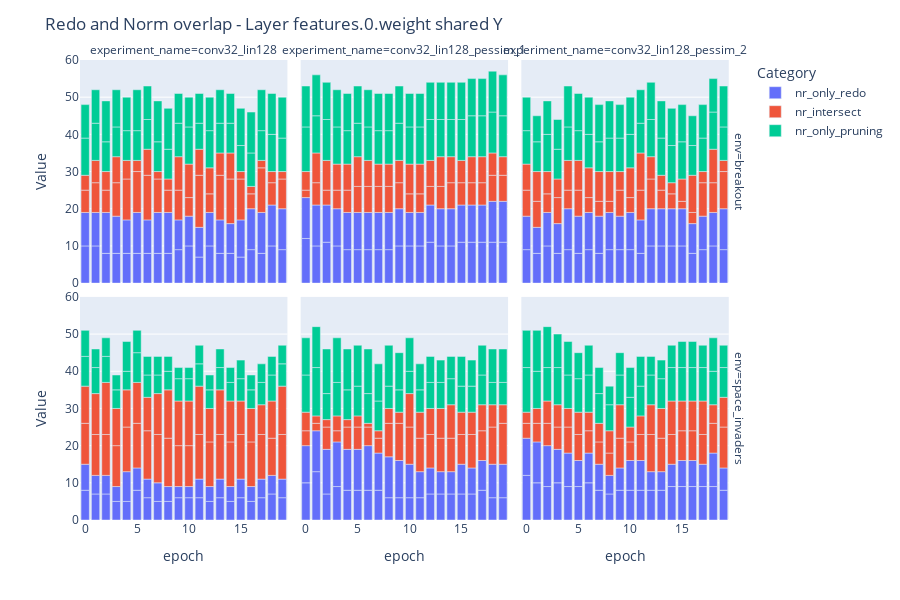
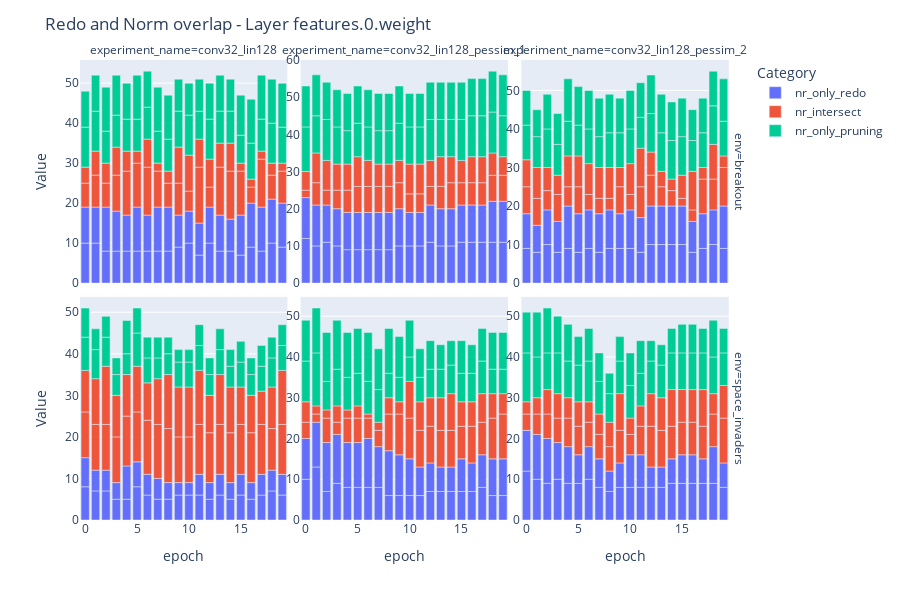
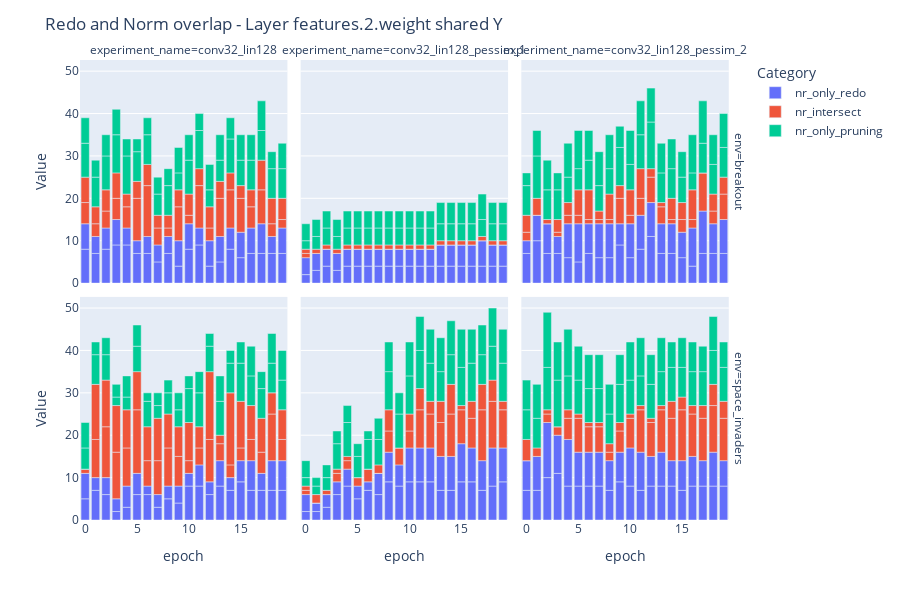
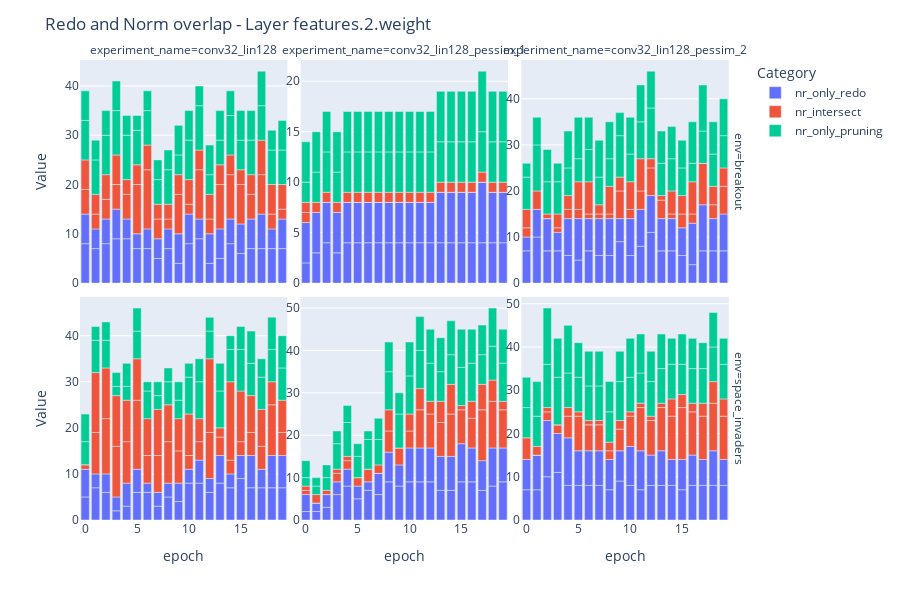

The notebook cell these images were saved under, in order:
### Code cell
import plotly.graph_objects as go
import plotly.express as px
import plotly.io as pio

df_sub1 = df_res[df_res["experiment_name"].isin(['conv32_lin128', 'conv32_lin128_pessim_1',
       'conv32_lin128_pessim_2'])]

experiment_order = ['conv32_lin128', 'conv32_lin128_pessim_1',
       'conv32_lin128_pessim_2']

for layer in df_sub1["layer"].unique():
    sub_df = df_sub1[(df_sub1["tau"] == 0.025) & (df_sub1["layer"] == layer)]

    melted_df = sub_df.melt(id_vars=['env', 'experiment_name', 'epoch'],
                            value_vars=['nr_only_redo', 'nr_intersect', 'nr_only_pruning'],
                            var_name='Category', value_name='Value')

    fig = px.bar(melted_df, x="epoch", y="Value", color="Category", facet_row="env", facet_col="experiment_name",
                category_orders={"experiment_name": experiment_order}, 
                height=600)
    
    title = f"Redo and Norm overlap - Layer {layer} shared Y"
    file_path = f"imgs/{title}.png"

    # Save the figure as a PNG image
    # pio.write_image(fig, file_path)

    fig.update_layout(title=title)
    fig.show()


    melted_df = sub_df.melt(id_vars=['env', 'experiment_name', 'epoch'],
                            value_vars=['nr_only_redo', 'nr_intersect', 'nr_only_pruning'],
                            var_name='Category', value_name='Value')

    fig = px.bar(melted_df, x="epoch", y="Value", color="Category", facet_row="env", facet_col="experiment_name",
                category_orders={"experiment_name": experiment_order}, height=600)

    fig.update_yaxes(matches=None, showticklabels=True)

    title = f"Redo and Norm overlap - Layer {layer}"
    file_path = f"imgs/{title}.png"
    
    # Save the figure as a PNG image
    # pio.write_image(fig, file_path)

    fig.update_layout(title=title)

    fig.show()
